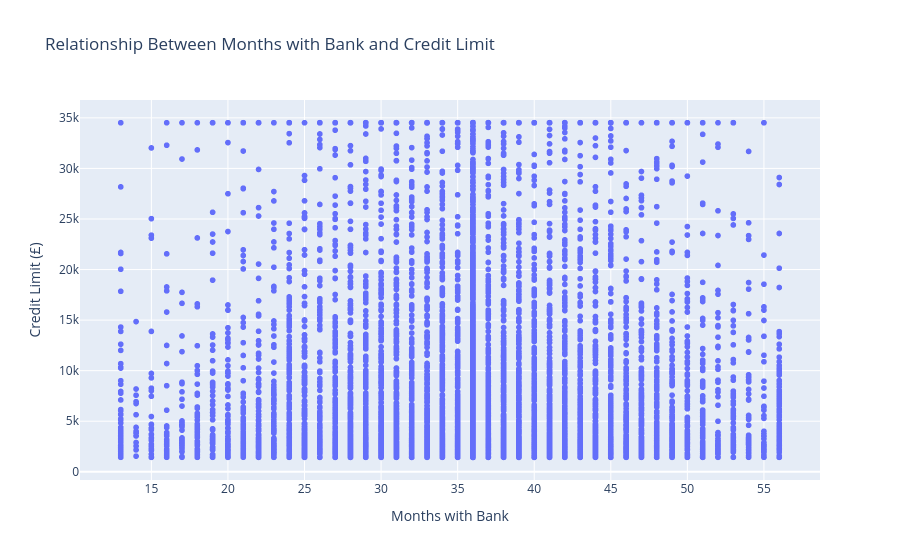

The notebook cell saved with this chart:
### Code cell
fig = px.scatter(
    df_clean,
    x='Months_on_book',
    y='Credit_Limit',
    title='Relationship Between Months with Bank and Credit Limit',
    labels={
        'Months_on_book': 'Months with Bank',
        'Credit_Limit': 'Credit Limit (£)'
    },
)
fig.show()

### Figure 1 — Plotly figure (JSON) as saved in the notebook; plotly's stock layout.template omitted (floating-point values rounded to 4 significant figures; data arrays with more than 128 entries replaced by an {"elided": "..."} marker saying what was removed)
{"data": [{"hovertemplate": "Months with Bank=%{x}<br>Credit Limit (£)=%{y}<extra></extra>", "legendgroup": "", "marker": {"color": "#636efa", "symbol": "circle"}, "mode": "markers", "name": "", "showlegend": false, "type": "scattergl", "x": {"elided": "10127 int values"}, "xaxis": "x", "y": {"elided": "10127 float values"}, "yaxis": "y"}], "layout": {"legend": {"tracegroupgap": 0}, "title": {"text": "Relationship Between Months with Bank and Credit Limit"}, "xaxis": {"anchor": "y", "domain": [0, 1], "title": {"text": "Months with Bank"}}, "yaxis": {"anchor": "x", "domain": [0, 1], "title": {"text": "Credit Limit (£)"}}}}
